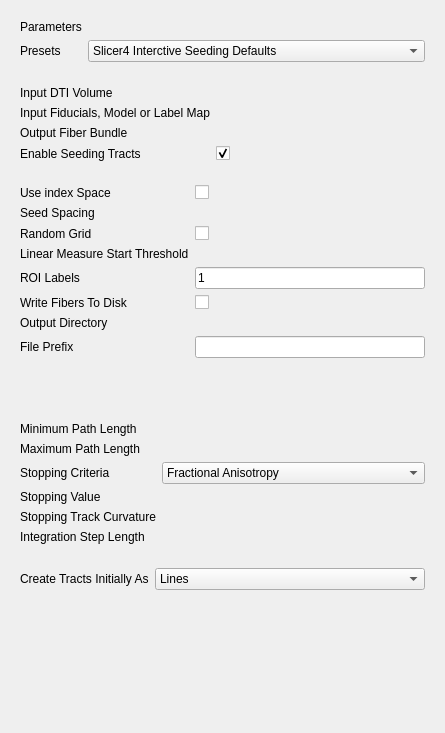
<?xml version="1.0" encoding="UTF-8"?>
<ui version="4.0">
 <class>qSlicerTractographyInteractiveSeedingModuleWidget</class>
 <widget class="qSlicerWidget" name="qSlicerTractographyInteractiveSeedingModuleWidget">
  <property name="geometry">
   <rect>
    <x>0</x>
    <y>0</y>
    <width>445</width>
    <height>733</height>
   </rect>
  </property>
  <property name="sizePolicy">
   <sizepolicy hsizetype="Minimum" vsizetype="Preferred">
    <horstretch>0</horstretch>
    <verstretch>0</verstretch>
   </sizepolicy>
  </property>
  <property name="windowTitle">
   <string>Tractography Interactive Seeding</string>
  </property>
  <layout class="QVBoxLayout" name="verticalLayout">
   <item>
    <widget class="ctkCollapsibleButton" name="ParametersCollapsibleButton" native="true">
     <property name="enabled">
      <bool>true</bool>
     </property>
     <property name="text" stdset="0">
      <string>IO</string>
     </property>
     <property name="checked" stdset="0">
      <bool>true</bool>
     </property>
     <property name="collapsed" stdset="0">
      <bool>false</bool>
     </property>
     <layout class="QFormLayout" name="formLayout_6">
      <property name="fieldGrowthPolicy">
       <enum>QFormLayout::AllNonFixedFieldsGrow</enum>
      </property>
      <item row="0" column="0">
       <widget class="QLabel" name="parametersLabel">
        <property name="text">
         <string>Parameters</string>
        </property>
       </widget>
      </item>
      <item row="0" column="1">
		<widget class="qMRMLNodeComboBox" name="ParameterNodeSelector">
     	  <property name="sizePolicy">
      		<sizepolicy hsizetype="Ignored" vsizetype="Fixed">
       		  <horstretch>0</horstretch>
       		  <verstretch>0</verstretch>
      		</sizepolicy>
     	  </property>
     	  <property name="nodeTypes">
      		<stringlist>
       		  <string>vtkMRMLTractographyInteractiveSeedingNode</string>
      		</stringlist>
     	  </property>
     	  <property name="showHidden">
      		<bool>true</bool>
     	  </property>
    	</widget>
      </item>
      <item row="1" column="0">
       <widget class="QLabel" name="presetsLabel">
        <property name="text">
         <string>Presets</string>
        </property>
       </widget>
      </item>
      <item row="1" column="1">
       <widget class="QComboBox" name="PresetsComboBox">
        <item>
         <property name="text">
          <string>Slicer4 Interctive Seeding Defaults</string>
         </property>
        </item>
        <item>
         <property name="text">
          <string>Slicer3 Fiducial Seeding Defaults</string>
         </property>
        </item>
        <item>
         <property name="text">
          <string>Slicer3 Labelmap Seeding Defaults</string>
         </property>
        </item>
       </widget>
      </item>
     </layout>
    </widget>
   </item>
   <item>
    <widget class="ctkCollapsibleButton" name="InputsCollapsibleButton" native="true">
     <property name="enabled">
      <bool>true</bool>
     </property>
     <property name="text" stdset="0">
      <string>IO</string>
     </property>
     <property name="checked" stdset="0">
      <bool>true</bool>
     </property>
     <property name="collapsed" stdset="0">
      <bool>false</bool>
     </property>
     <layout class="QFormLayout" name="formLayout">
      <property name="fieldGrowthPolicy">
       <enum>QFormLayout::AllNonFixedFieldsGrow</enum>
      </property>
      <item row="1" column="0">
       <widget class="QLabel" name="label">
        <property name="text">
         <string>Input DTI Volume</string>
        </property>
       </widget>
      </item>
      <item row="1" column="1">
       <widget class="qMRMLNodeComboBox" name="DTINodeSelector" native="true">
        <property name="sizePolicy">
         <sizepolicy hsizetype="Ignored" vsizetype="Fixed">
          <horstretch>0</horstretch>
          <verstretch>0</verstretch>
         </sizepolicy>
        </property>
        <property name="nodeTypes" stdset="0">
         <stringlist>
          <string>vtkMRMLDiffusionTensorVolumeNode</string>
         </stringlist>
        </property>
        <property name="addEnabled" stdset="0">
         <bool>false</bool>
        </property>
       </widget>
      </item>
      <item row="2" column="0">
       <widget class="QLabel" name="label_3">
        <property name="text">
         <string>Input Fiducials, Model or Label Map</string>
        </property>
       </widget>
      </item>
      <item row="2" column="1">
       <widget class="qMRMLNodeComboBox" name="FiducialNodeSelector" native="true">
        <property name="sizePolicy">
         <sizepolicy hsizetype="Ignored" vsizetype="Fixed">
          <horstretch>0</horstretch>
          <verstretch>0</verstretch>
         </sizepolicy>
        </property>
        <property name="nodeTypes" stdset="0">
         <stringlist>
          <string>vtkMRMLMarkupsFiducialNode</string>
          <string>vtkMRMLAnnotationHierarchyNode</string>
          <string>vtkMRMLModelNode</string>
          <string>vtkMRMLLabelMapVolumeNode</string>
         </stringlist>
        </property>
        <property name="showChildNodeTypes" stdset="0">
         <bool>false</bool>
        </property>
        <property name="addEnabled" stdset="0">
         <bool>false</bool>
        </property>
       </widget>
      </item>
      <item row="3" column="0">
       <widget class="QLabel" name="label_4">
        <property name="text">
         <string>Output Fiber Bundle</string>
        </property>
       </widget>
      </item>
      <item row="3" column="1">
       <widget class="qMRMLNodeComboBox" name="FiberNodeSelector" native="true">
        <property name="sizePolicy">
         <sizepolicy hsizetype="Ignored" vsizetype="Fixed">
          <horstretch>0</horstretch>
          <verstretch>0</verstretch>
         </sizepolicy>
        </property>
        <property name="nodeTypes" stdset="0">
         <stringlist>
          <string>vtkMRMLFiberBundleNode</string>
         </stringlist>
        </property>
        <property name="renameEnabled" stdset="0">
         <bool>true</bool>
        </property>
       </widget>
      </item>
      <item row="4" column="0">
       <widget class="QLabel" name="EnableSeedingTractsLabel">
        <property name="text">
         <string>Enable Seeding Tracts</string>
        </property>
       </widget>
      </item>
      <item row="4" column="1">
       <widget class="QCheckBox" name="EnableSeedingCheckBox">
        <property name="text">
         <string/>
        </property>
        <property name="checked">
         <bool>true</bool>
        </property>
       </widget>
      </item>
     </layout>
    </widget>
   </item>
   <item>
    <widget class="QStackedWidget" name="stackedWidget">
     <property name="currentIndex">
      <number>1</number>
     </property>
     <widget class="QWidget" name="SeedOptionPage">
      <layout class="QVBoxLayout" name="verticalLayout_2">
       <property name="margin">
        <number>0</number>
       </property>
       <item>
        <widget class="ctkCollapsibleButton" name="PlacementOptionCollapsibleButton" native="true">
         <property name="enabled">
          <bool>true</bool>
         </property>
         <property name="text" stdset="0">
          <string>Seed Placement Options</string>
         </property>
         <property name="checked" stdset="0">
          <bool>true</bool>
         </property>
         <property name="collapsed" stdset="0">
          <bool>false</bool>
         </property>
         <layout class="QFormLayout" name="formLayout_1">
          <property name="fieldGrowthPolicy">
           <enum>QFormLayout::AllNonFixedFieldsGrow</enum>
          </property>
          <item row="0" column="0">
           <widget class="QLabel" name="label_10">
            <property name="text">
             <string>Fiducial Region Size</string>
            </property>
           </widget>
          </item>
          <item row="0" column="1">
           <widget class="ctkSliderWidget" name="FiducialRegionSpinBox" native="true">
            <property name="singleStep" stdset="0">
             <double>0.010000000000000</double>
            </property>
            <property name="maximum" stdset="0">
             <double>10.000000000000000</double>
            </property>
            <property name="value" stdset="0">
             <double>2.500000000000000</double>
            </property>
            <property name="suffix" stdset="0">
             <string>mm</string>
            </property>
           </widget>
          </item>
          <item row="1" column="0">
           <widget class="QLabel" name="label_11">
            <property name="text">
             <string>Fiducial Seeding Step Size</string>
            </property>
           </widget>
          </item>
          <item row="1" column="1">
           <widget class="ctkSliderWidget" name="FiducialStepSpinBox" native="true">
            <property name="singleStep" stdset="0">
             <double>0.010000000000000</double>
            </property>
            <property name="minimum" stdset="0">
             <double>0.200000000000000</double>
            </property>
            <property name="maximum" stdset="0">
             <double>10.000000000000000</double>
            </property>
            <property name="value" stdset="0">
             <double>1.000000000000000</double>
            </property>
            <property name="suffix" stdset="0">
             <string>mm</string>
            </property>
           </widget>
          </item>
          <item row="2" column="0">
           <widget class="QLabel" name="SeedSelectedFiducialsLabel">
            <property name="text">
             <string>Seed Selected Fiducials</string>
            </property>
           </widget>
          </item>
          <item row="2" column="1">
           <widget class="QCheckBox" name="SeedSelectedCheckBox">
            <property name="text">
             <string/>
            </property>
            <property name="checked">
             <bool>true</bool>
            </property>
           </widget>
          </item>
          <item row="3" column="0">
           <widget class="QLabel" name="MaxNumberOfSeedsLabel">
            <property name="text">
             <string>Max Number of Seeds</string>
            </property>
           </widget>
          </item>
          <item row="3" column="1">
           <widget class="QSpinBox" name="MaxNumberSeedsNumericInput">
            <property name="maximum">
             <number>10000</number>
            </property>
            <property name="value">
             <number>100</number>
            </property>
           </widget>
          </item>
         </layout>
        </widget>
       </item>
      </layout>
     </widget>
     <widget class="QWidget" name="LabelMapOptionPage">
      <layout class="QVBoxLayout" name="verticalLayout_3">
       <property name="margin">
        <number>0</number>
       </property>
       <item>
        <widget class="ctkCollapsibleButton" name="LabelMapOptionCollapsibleButton" native="true">
         <property name="enabled">
          <bool>true</bool>
         </property>
         <property name="text" stdset="0">
          <string>Label Map Options</string>
         </property>
         <property name="checked" stdset="0">
          <bool>true</bool>
         </property>
         <property name="collapsed" stdset="0">
          <bool>false</bool>
         </property>
         <layout class="QFormLayout" name="formLayout_2">
          <property name="fieldGrowthPolicy">
           <enum>QFormLayout::AllNonFixedFieldsGrow</enum>
          </property>
          <item row="1" column="0">
           <widget class="QLabel" name="UseIndexSpaceLabel">
            <property name="text">
             <string>Use index Space</string>
            </property>
           </widget>
          </item>
          <item row="1" column="1">
           <widget class="QCheckBox" name="UseIndexSpaceCheckBox">
            <property name="text">
             <string/>
            </property>
            <property name="checked">
             <bool>false</bool>
            </property>
           </widget>
          </item>
          <item row="2" column="0">
           <widget class="QLabel" name="SeedSpacingLevel">
            <property name="text">
             <string>Seed Spacing</string>
            </property>
           </widget>
          </item>
          <item row="2" column="1">
           <widget class="ctkSliderWidget" name="SeedSpacingSlider" native="true">
            <property name="singleStep" stdset="0">
             <double>0.010000000000000</double>
            </property>
            <property name="minimum" stdset="0">
             <double>0.200000000000000</double>
            </property>
            <property name="maximum" stdset="0">
             <double>10.000000000000000</double>
            </property>
            <property name="value" stdset="0">
             <double>2.000000000000000</double>
            </property>
            <property name="suffix" stdset="0">
             <string/>
            </property>
           </widget>
          </item>
          <item row="3" column="0">
           <widget class="QLabel" name="RandomGridLabel">
            <property name="text">
             <string>Random Grid</string>
            </property>
           </widget>
          </item>
          <item row="3" column="1">
           <widget class="QCheckBox" name="RandomGridCheckBox">
            <property name="text">
             <string/>
            </property>
           </widget>
          </item>
          <item row="4" column="0">
           <widget class="QLabel" name="LinearMeasureLabel">
            <property name="text">
             <string>Linear Measure Start Threshold</string>
            </property>
           </widget>
          </item>
          <item row="4" column="1">
           <widget class="ctkSliderWidget" name="LinearMeasureStartSlider" native="true">
            <property name="decimals" stdset="0">
             <number>2</number>
            </property>
            <property name="maximum" stdset="0">
             <double>1.000000000000000</double>
            </property>
            <property name="value" stdset="0">
             <double>0.300000000000000</double>
            </property>
           </widget>
          </item>
          <item row="5" column="0">
           <widget class="QLabel" name="ROILabelLabel">
            <property name="text">
             <string>ROI Labels</string>
            </property>
           </widget>
          </item>
          <item row="5" column="1">
           <widget class="QLineEdit" name="ROILabelInput">
            <property name="text">
             <string>1</string>
            </property>
           </widget>
          </item>
          <item row="6" column="0">
           <widget class="QLabel" name="WriteFibersLabel">
            <property name="text">
             <string>Write Fibers To Disk</string>
            </property>
           </widget>
          </item>
          <item row="6" column="1">
           <widget class="QCheckBox" name="WriteFibersCheckBox">
            <property name="text">
             <string/>
            </property>
           </widget>
          </item>
          <item row="7" column="0">
           <widget class="QLabel" name="OutputDirectoryLabel">
            <property name="text">
             <string>Output Directory</string>
            </property>
           </widget>
          </item>
          <item row="7" column="1">
           <widget class="ctkDirectoryButton" name="OutputDirectoryButton" native="true">
            <property name="sizePolicy">
             <sizepolicy hsizetype="Ignored" vsizetype="Fixed">
              <horstretch>0</horstretch>
              <verstretch>0</verstretch>
             </sizepolicy>
            </property>
           </widget>
          </item>
          <item row="8" column="0">
           <widget class="QLabel" name="FilePrefixLabel">
            <property name="text">
             <string>File Prefix</string>
            </property>
           </widget>
          </item>
          <item row="8" column="1">
           <widget class="QLineEdit" name="FilePrefixLineEdit"/>
          </item>
         </layout>
        </widget>
       </item>
       <item>
        <spacer name="verticalSpacer_2">
         <property name="orientation">
          <enum>Qt::Vertical</enum>
         </property>
         <property name="sizeHint" stdset="0">
          <size>
           <width>20</width>
           <height>40</height>
          </size>
         </property>
        </spacer>
       </item>
      </layout>
     </widget>
    </widget>
   </item>
   <item>
    <widget class="ctkCollapsibleButton" name="SeedOptionCollapsibleButton" native="true">
     <property name="enabled">
      <bool>true</bool>
     </property>
     <property name="text" stdset="0">
      <string>Tractography Seeding Parameters</string>
     </property>
     <property name="checked" stdset="0">
      <bool>true</bool>
     </property>
     <property name="collapsed" stdset="0">
      <bool>false</bool>
     </property>
     <layout class="QFormLayout" name="formLayout_3">
      <property name="fieldGrowthPolicy">
       <enum>QFormLayout::AllNonFixedFieldsGrow</enum>
      </property>
      <item row="0" column="0">
       <widget class="QLabel" name="label_9">
        <property name="text">
         <string>Minimum Path Length</string>
        </property>
       </widget>
      </item>
      <item row="0" column="1">
       <widget class="qMRMLSliderWidget" name="MinimumPathSpinBox" native="true">
        <property name="singleStep" stdset="0">
         <double>1.000000000000000</double>
        </property>
        <property name="maximum" stdset="0">
         <double>200.000000000000000</double>
        </property>
        <property name="value" stdset="0">
         <double>10.000000000000000</double>
        </property>
        <property name="suffix" stdset="0">
         <string>mm</string>
        </property>
        <property name="quantity" stdset="0">
         <string>length</string>
        </property>
       </widget>
      </item>
      <item row="1" column="0">
       <widget class="QLabel" name="MaximumPathSpinBoxLabel">
        <property name="text">
         <string>Maximum Path Length</string>
        </property>
       </widget>
      </item>
      <item row="1" column="1">
       <widget class="qMRMLSliderWidget" name="MaximumPathSpinBox" native="true">
        <property name="singleStep" stdset="0">
         <double>1.000000000000000</double>
        </property>
        <property name="maximum" stdset="0">
         <double>1000.000000000000000</double>
        </property>
        <property name="value" stdset="0">
         <double>800.000000000000000</double>
        </property>
        <property name="suffix" stdset="0">
         <string>mm</string>
        </property>
        <property name="quantity" stdset="0">
         <string>length</string>
        </property>
       </widget>
      </item>
      <item row="2" column="0">
       <widget class="QLabel" name="label_12">
        <property name="text">
         <string>Stopping Criteria</string>
        </property>
       </widget>
      </item>
      <item row="2" column="1">
       <widget class="QComboBox" name="StoppingCriteriaComboBox">
        <item>
         <property name="text">
          <string>Fractional Anisotropy</string>
         </property>
        </item>
        <item>
         <property name="text">
          <string>Linear Measure</string>
         </property>
        </item>
       </widget>
      </item>
      <item row="3" column="0">
       <widget class="QLabel" name="label_5">
        <property name="text">
         <string>Stopping Value</string>
        </property>
       </widget>
      </item>
      <item row="3" column="1">
       <widget class="ctkSliderWidget" name="StoppingValueSpinBox" native="true">
        <property name="singleStep" stdset="0">
         <double>0.010000000000000</double>
        </property>
        <property name="minimum" stdset="0">
         <double>0.010000000000000</double>
        </property>
        <property name="maximum" stdset="0">
         <double>1.000000000000000</double>
        </property>
        <property name="value" stdset="0">
         <double>0.250000000000000</double>
        </property>
       </widget>
      </item>
      <item row="4" column="0">
       <widget class="QLabel" name="label_6">
        <property name="text">
         <string>Stopping Track Curvature</string>
        </property>
       </widget>
      </item>
      <item row="4" column="1">
       <widget class="ctkSliderWidget" name="StoppingCurvatureSpinBox" native="true">
        <property name="singleStep" stdset="0">
         <double>0.010000000000000</double>
        </property>
        <property name="minimum" stdset="0">
         <double>0.010000000000000</double>
        </property>
        <property name="maximum" stdset="0">
         <double>10.000000000000000</double>
        </property>
        <property name="value" stdset="0">
         <double>0.700000000000000</double>
        </property>
       </widget>
      </item>
      <item row="5" column="0">
       <widget class="QLabel" name="label_8">
        <property name="text">
         <string>Integration Step Length</string>
        </property>
       </widget>
      </item>
      <item row="5" column="1">
       <widget class="qMRMLSliderWidget" name="IntegrationStepSpinBox" native="true">
        <property name="singleStep" stdset="0">
         <double>0.010000000000000</double>
        </property>
        <property name="minimum" stdset="0">
         <double>0.100000000000000</double>
        </property>
        <property name="maximum" stdset="0">
         <double>10.000000000000000</double>
        </property>
        <property name="value" stdset="0">
         <double>0.500000000000000</double>
        </property>
        <property name="suffix" stdset="0">
         <string>mm</string>
        </property>
        <property name="quantity" stdset="0">
         <string>length</string>
        </property>
       </widget>
      </item>
     </layout>
    </widget>
   </item>
   <item>
    <widget class="ctkCollapsibleButton" name="ControlOptionCollapsibleButton" native="true">
     <property name="enabled">
      <bool>true</bool>
     </property>
     <property name="text" stdset="0">
      <string>Enabling Options</string>
     </property>
     <property name="checked" stdset="0">
      <bool>true</bool>
     </property>
     <property name="collapsed" stdset="0">
      <bool>false</bool>
     </property>
     <layout class="QFormLayout" name="formLayout_4">
      <property name="fieldGrowthPolicy">
       <enum>QFormLayout::AllNonFixedFieldsGrow</enum>
      </property>
      <item row="0" column="0">
       <widget class="QLabel" name="CreateTractsInitiallyAsLabel">
        <property name="text">
         <string>Create Tracts Initially As</string>
        </property>
       </widget>
      </item>
      <item row="0" column="1">
       <widget class="QComboBox" name="DisplayTracksComboBox">
        <item>
         <property name="text">
          <string>Lines</string>
         </property>
        </item>
        <item>
         <property name="text">
          <string>Tubes</string>
         </property>
        </item>
       </widget>
      </item>
     </layout>
    </widget>
   </item>
   <item>
    <spacer name="verticalSpacer">
     <property name="orientation">
      <enum>Qt::Vertical</enum>
     </property>
     <property name="sizeHint" stdset="0">
      <size>
       <width>20</width>
       <height>40</height>
      </size>
     </property>
    </spacer>
   </item>
  </layout>
 </widget>
 <customwidgets>
  <customwidget>
   <class>qMRMLNodeComboBox</class>
   <extends>QWidget</extends>
   <header location="global">qMRMLNodeComboBox.h</header>
  </customwidget>
  <customwidget>
   <class>qSlicerWidget</class>
   <extends>QWidget</extends>
   <header>qSlicerWidget.h</header>
   <container>1</container>
  </customwidget>
  <customwidget>
   <class>ctkCollapsibleButton</class>
   <extends>QWidget</extends>
   <header>ctkCollapsibleButton.h</header>
   <container>1</container>
  </customwidget>
  <customwidget>
   <class>ctkDirectoryButton</class>
   <extends>QWidget</extends>
   <header>ctkDirectoryButton.h</header>
  </customwidget>
  <customwidget>
   <class>ctkSliderWidget</class>
   <extends>QWidget</extends>
   <header>ctkSliderWidget.h</header>
  </customwidget>
  <customwidget>
   <class>qMRMLSliderWidget</class>
   <extends>ctkSliderWidget</extends>
   <header>qMRMLSliderWidget.h</header>
  </customwidget>
 </customwidgets>
 <resources/>
 <connections>
  <connection>
   <sender>qSlicerTractographyInteractiveSeedingModuleWidget</sender>
   <signal>mrmlSceneChanged(vtkMRMLScene*)</signal>
   <receiver>ParameterNodeSelector</receiver>
   <slot>setMRMLScene(vtkMRMLScene*)</slot>
   <hints>
    <hint type="sourcelabel">
     <x>187</x>
     <y>1</y>
    </hint>
    <hint type="destinationlabel">
     <x>191</x>
     <y>18</y>
    </hint>
   </hints>
  </connection>
  <connection>
   <sender>qSlicerTractographyInteractiveSeedingModuleWidget</sender>
   <signal>mrmlSceneChanged(vtkMRMLScene*)</signal>
   <receiver>DTINodeSelector</receiver>
   <slot>setMRMLScene(vtkMRMLScene*)</slot>
   <hints>
    <hint type="sourcelabel">
     <x>222</x>
     <y>1</y>
    </hint>
    <hint type="destinationlabel">
     <x>234</x>
     <y>68</y>
    </hint>
   </hints>
  </connection>
  <connection>
   <sender>qSlicerTractographyInteractiveSeedingModuleWidget</sender>
   <signal>mrmlSceneChanged(vtkMRMLScene*)</signal>
   <receiver>FiducialNodeSelector</receiver>
   <slot>setMRMLScene(vtkMRMLScene*)</slot>
   <hints>
    <hint type="sourcelabel">
     <x>267</x>
     <y>2</y>
    </hint>
    <hint type="destinationlabel">
     <x>279</x>
     <y>121</y>
    </hint>
   </hints>
  </connection>
  <connection>
   <sender>qSlicerTractographyInteractiveSeedingModuleWidget</sender>
   <signal>mrmlSceneChanged(vtkMRMLScene*)</signal>
   <receiver>FiberNodeSelector</receiver>
   <slot>setMRMLScene(vtkMRMLScene*)</slot>
   <hints>
    <hint type="sourcelabel">
     <x>316</x>
     <y>1</y>
    </hint>
    <hint type="destinationlabel">
     <x>318</x>
     <y>164</y>
    </hint>
   </hints>
  </connection>
  <connection>
   <sender>qSlicerTractographyInteractiveSeedingModuleWidget</sender>
   <signal>mrmlSceneChanged(vtkMRMLScene*)</signal>
   <receiver>MinimumPathSpinBox</receiver>
   <slot>setMRMLScene(vtkMRMLScene*)</slot>
   <hints>
    <hint type="sourcelabel">
     <x>222</x>
     <y>366</y>
    </hint>
    <hint type="destinationlabel">
     <x>286</x>
     <y>473</y>
    </hint>
   </hints>
  </connection>
  <connection>
   <sender>qSlicerTractographyInteractiveSeedingModuleWidget</sender>
   <signal>mrmlSceneChanged(vtkMRMLScene*)</signal>
   <receiver>MaximumPathSpinBox</receiver>
   <slot>setMRMLScene(vtkMRMLScene*)</slot>
   <hints>
    <hint type="sourcelabel">
     <x>222</x>
     <y>366</y>
    </hint>
    <hint type="destinationlabel">
     <x>286</x>
     <y>499</y>
    </hint>
   </hints>
  </connection>
  <connection>
   <sender>qSlicerTractographyInteractiveSeedingModuleWidget</sender>
   <signal>mrmlSceneChanged(vtkMRMLScene*)</signal>
   <receiver>IntegrationStepSpinBox</receiver>
   <slot>setMRMLScene(vtkMRMLScene*)</slot>
   <hints>
    <hint type="sourcelabel">
     <x>222</x>
     <y>366</y>
    </hint>
    <hint type="destinationlabel">
     <x>286</x>
     <y>603</y>
    </hint>
   </hints>
  </connection>
 </connections>
</ui>
